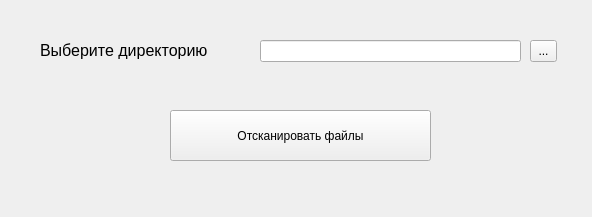
<?xml version="1.0" encoding="UTF-8"?>
<ui version="4.0">
 <class>MainWindow</class>
 <widget class="QMainWindow" name="MainWindow">
  <property name="geometry">
   <rect>
    <x>0</x>
    <y>0</y>
    <width>592</width>
    <height>217</height>
   </rect>
  </property>
  <property name="windowTitle">
   <string>Antivirus</string>
  </property>
  <widget class="QWidget" name="centralwidget">
   <widget class="QPushButton" name="ScanButton">
    <property name="geometry">
     <rect>
      <x>170</x>
      <y>110</y>
      <width>261</width>
      <height>51</height>
     </rect>
    </property>
    <property name="text">
     <string>Отсканировать файлы</string>
    </property>
   </widget>
   <widget class="QLabel" name="label">
    <property name="geometry">
     <rect>
      <x>40</x>
      <y>30</y>
      <width>221</width>
      <height>41</height>
     </rect>
    </property>
    <property name="font">
     <font>
      <family>MS Shell Dlg 2</family>
      <pointsize>12</pointsize>
      <italic>false</italic>
     </font>
    </property>
    <property name="text">
     <string>Выберите директорию</string>
    </property>
   </widget>
   <widget class="QToolButton" name="toolButton">
    <property name="geometry">
     <rect>
      <x>530</x>
      <y>40</y>
      <width>27</width>
      <height>22</height>
     </rect>
    </property>
    <property name="text">
     <string>...</string>
    </property>
   </widget>
   <widget class="QLineEdit" name="lineEdit">
    <property name="geometry">
     <rect>
      <x>260</x>
      <y>40</y>
      <width>261</width>
      <height>22</height>
     </rect>
    </property>
   </widget>
  </widget>
 </widget>
 <resources/>
 <connections/>
</ui>
